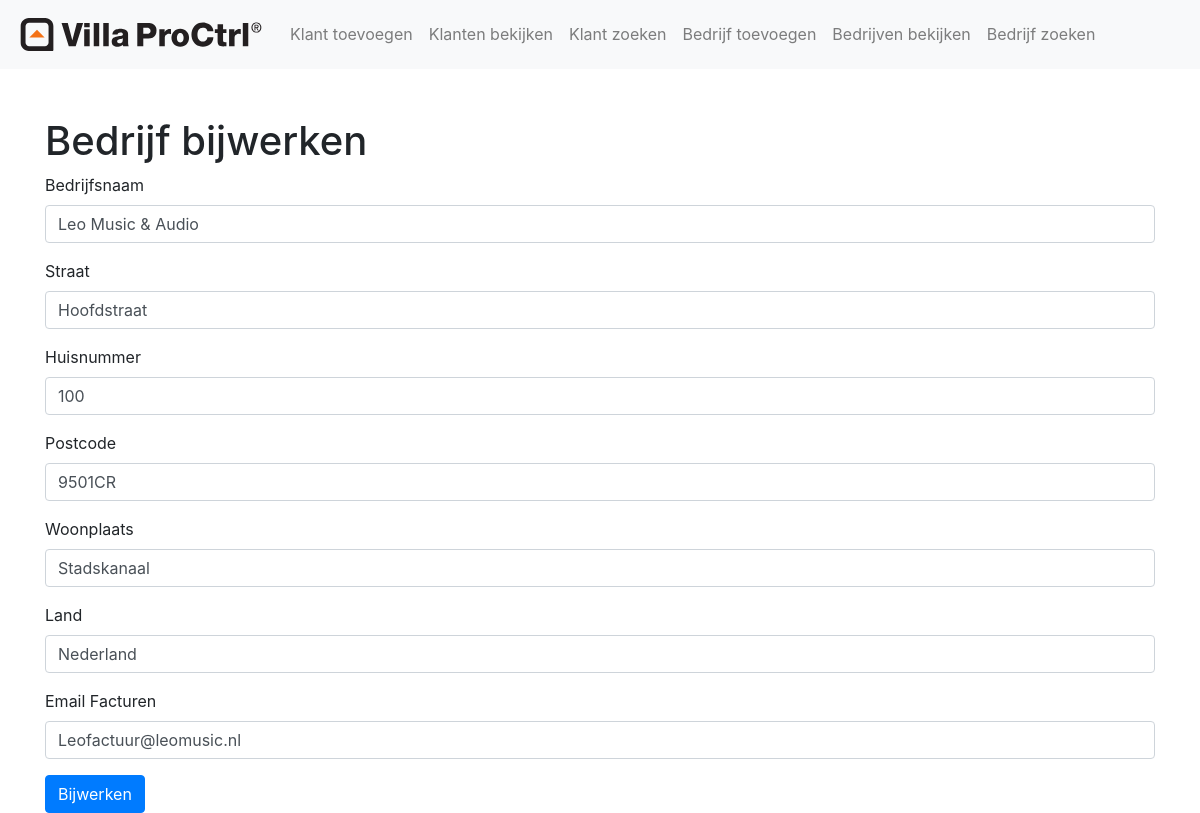
Screenshot of /bedrijf/update_bedrijf.php?id=1 with the database file from the repository.
### tables this page shows
CREATE TABLE `bedrijven` (
  `id` int(11) NOT NULL,
  `bedrijfsnaam` varchar(255) NOT NULL,
  `straat` varchar(255) NOT NULL,
  `huisnummer` varchar(10) NOT NULL,
  `postcode` varchar(10) NOT NULL,
  `woonplaats` varchar(100) NOT NULL,
  `land` varchar(100) NOT NULL,
  `email_facturen` varchar(255) NOT NULL
);

### bedrijf/update_bedrijf.php (the view, shortened to what this page needs)
<?php
include '../config/db_connect.php';
include '../includes/header.php';
$bedrijf = null;
if ($_SERVER["REQUEST_METHOD"] == "POST") {
    $id = $_POST['id'];
    $bedrijfsnaam = $_POST['bedrijfsnaam'];
    $straat = $_POST['straat'];
    $huisnummer = $_POST['huisnummer'];
    $postcode = $_POST['postcode'];
    $woonplaats = $_POST['woonplaats'];
    $land = $_POST['land'];
    $email_facturen = $_POST['email_facturen'];
    $stmt = $conn->prepare("UPDATE bedrijven SET bedrijfsnaam=?, straat=?, huisnummer=?, postcode=?, woonplaats=?, land=?, email_facturen=? WHERE id=?");
    $stmt->bind_param("sssssssi", $bedrijfsnaam, $straat, $huisnummer, $postcode, $woonplaats, $land, $email_facturen, $id);
    if ($stmt->execute() === TRUE) {
        echo "<div class='alert alert-success mt-3'>Record updated successfully</div>";
    } else {
        echo "<div class='alert alert-danger mt-3'>Error updating record: " . $stmt->error . "</div>";
    }
    $stmt->close();
    $stmt = $conn->prepare("SELECT * FROM bedrijven WHERE id=?");
    $stmt->bind_param("i", $id);
    $stmt->execute();
    $result = $stmt->get_result();
    if ($result->num_rows > 0) {
        $bedrijf = $result->fetch_assoc();
    } else {
        echo "<div class='alert alert-danger mt-3'>Bedrijf niet gevonden</div>";
        exit;
    }
    $stmt->close();
} else {
    if (isset($_GET['id'])) {
        $id = $_GET['id'];
        $stmt = $conn->prepare("SELECT * FROM bedrijven WHERE id=?");
        $stmt->bind_param("i", $id);
        $stmt->execute();
        $result = $stmt->get_result();
        if ($result->num_rows > 0) {
            $bedrijf = $result->fetch_assoc();
        } else {
            echo "<div class='alert alert-danger mt-3'>Bedrijf niet gevonden</div>";
            exit;
        }
    } else {
        echo "<div class='alert alert-danger mt-3'>Geen bedrijf ID opgegeven</div>";
        exit;
    }
}
?>
<h1 class="mt-5">Bedrijf bijwerken</h1>
<form method="post" action="update_bedrijf.php">
    <div class="mb-3">
        <label for="bedrijfsnaam" class="form-label">Bedrijfsnaam</label>
        <input type="text" class="form-control" id="bedrijfsnaam" name="bedrijfsnaam" value="<?php echo isset($bedrijf['bedrijfsnaam']) ? $bedrijf['bedrijfsnaam'] : ''; ?>" required>
    </div>
    <div class="mb-3">
        <label for="straat" class="form-label">Straat</label>
        <input type="text" class="form-control" id="straat" name="straat" value="<?php echo isset($bedrijf['straat']) ? $bedrijf['straat'] : ''; ?>" required>
    </div>
    <div class="mb-3">
        <label for="huisnummer" class="form-label">Huisnummer</label>
        <input type="text" class="form-control" id="huisnummer" name="huisnummer" value="<?php echo isset($bedrijf['huisnummer']) ? $bedrijf['huisnummer'] : ''; ?>" required>
    </div>
    <div class="mb-3">
        <label for="postcode" class="form-label">Postcode</label>
        <input type="text" class="form-control" id="postcode" name="postcode" value="<?php echo isset($bedrijf['postcode']) ? $bedrijf['postcode'] : ''; ?>" required>
    </div>
    <div class="mb-3">
        <label for="woonplaats" class="form-label">Woonplaats</label>
        <input type="text" class="form-control" id="woonplaats" name="woonplaats" value="<?php echo isset($bedrijf['woonplaats']) ? $bedrijf['woonplaats'] : ''; ?>" required>
    </div>
    <div class="mb-3">
        <label for="land" class="form-label">Land</label>
        <input type="text" class="form-control" id="land" name="land" value="<?php echo isset($bedrijf['land']) ? $bedrijf['land'] : ''; ?>" required>
    </div>
    <div class="mb-3">
        <label for="email_facturen" class="form-label">Email Facturen</label>
        <input type="email" class="form-control" id="email_facturen" name="email_facturen" value="<?php echo isset($bedrijf['email_facturen']) ? $bedrijf['email_facturen'] : ''; ?>" required>
    </div>
    <button type="submit" class="btn btn-primary">Bijwerken</button>
</form>
<?php include '../includes/footer.php'; ?>

### rows the page displays
bedrijven: bedrijfsnaam "Leo Music & Audio", straat "Hoofdstraat", huisnummer "100", postcode "9501CR", woonplaats "Stadskanaal", land "Nederland", email_facturen "Leofactuur@leomusic.nl"
